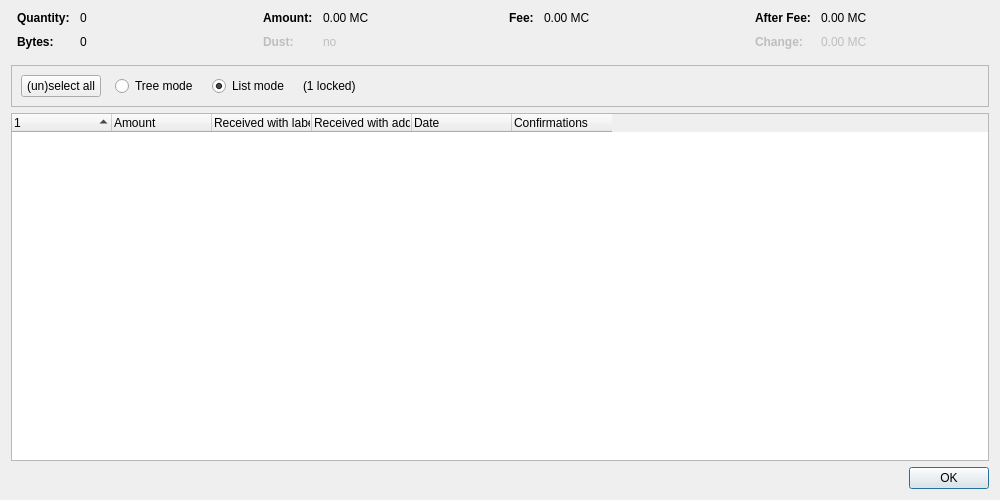
<?xml version="1.0" encoding="UTF-8"?>
<ui version="4.0">
 <class>CoinControlDialog</class>
 <widget class="QDialog" name="CoinControlDialog">
  <property name="geometry">
   <rect>
    <x>0</x>
    <y>0</y>
    <width>1000</width>
    <height>500</height>
   </rect>
  </property>
  <property name="windowTitle">
   <string>Coin Selection</string>
  </property>
  <layout class="QVBoxLayout" name="verticalLayout">
   <item>
    <layout class="QHBoxLayout" name="horizontalLayoutTop" stretch="0,0,0,0">
     <property name="topMargin">
      <number>0</number>
     </property>
     <property name="bottomMargin">
      <number>10</number>
     </property>
     <item>
      <layout class="QFormLayout" name="formLayoutCoinControl1">
       <property name="horizontalSpacing">
        <number>10</number>
       </property>
       <property name="verticalSpacing">
        <number>10</number>
       </property>
       <property name="leftMargin">
        <number>6</number>
       </property>
       <property name="rightMargin">
        <number>6</number>
       </property>
       <item row="0" column="0">
        <widget class="QLabel" name="labelCoinControlQuantityText">
         <property name="font">
          <font>
           <weight>75</weight>
           <bold>true</bold>
          </font>
         </property>
         <property name="text">
          <string>Quantity:</string>
         </property>
        </widget>
       </item>
       <item row="0" column="1">
        <widget class="QLabel" name="labelCoinControlQuantity">
         <property name="cursor">
          <cursorShape>IBeamCursor</cursorShape>
         </property>
         <property name="contextMenuPolicy">
          <enum>Qt::ActionsContextMenu</enum>
         </property>
         <property name="text">
          <string notr="true">0</string>
         </property>
         <property name="textInteractionFlags">
          <set>Qt::LinksAccessibleByMouse|Qt::TextSelectableByKeyboard|Qt::TextSelectableByMouse</set>
         </property>
        </widget>
       </item>
       <item row="1" column="0">
        <widget class="QLabel" name="labelCoinControlBytesText">
         <property name="font">
          <font>
           <weight>75</weight>
           <bold>true</bold>
          </font>
         </property>
         <property name="text">
          <string>Bytes:</string>
         </property>
        </widget>
       </item>
       <item row="1" column="1">
        <widget class="QLabel" name="labelCoinControlBytes">
         <property name="cursor">
          <cursorShape>IBeamCursor</cursorShape>
         </property>
         <property name="contextMenuPolicy">
          <enum>Qt::ActionsContextMenu</enum>
         </property>
         <property name="text">
          <string notr="true">0</string>
         </property>
         <property name="textInteractionFlags">
          <set>Qt::LinksAccessibleByMouse|Qt::TextSelectableByKeyboard|Qt::TextSelectableByMouse</set>
         </property>
        </widget>
       </item>
      </layout>
     </item>
     <item>
      <layout class="QFormLayout" name="formLayoutCoinControl2">
       <property name="horizontalSpacing">
        <number>10</number>
       </property>
       <property name="verticalSpacing">
        <number>10</number>
       </property>
       <property name="leftMargin">
        <number>6</number>
       </property>
       <property name="rightMargin">
        <number>6</number>
       </property>
       <item row="0" column="0">
        <widget class="QLabel" name="labelCoinControlAmountText">
         <property name="font">
          <font>
           <weight>75</weight>
           <bold>true</bold>
          </font>
         </property>
         <property name="text">
          <string>Amount:</string>
         </property>
        </widget>
       </item>
       <item row="0" column="1">
        <widget class="QLabel" name="labelCoinControlAmount">
         <property name="cursor">
          <cursorShape>IBeamCursor</cursorShape>
         </property>
         <property name="contextMenuPolicy">
          <enum>Qt::ActionsContextMenu</enum>
         </property>
         <property name="text">
          <string notr="true">0.00 MC</string>
         </property>
         <property name="textInteractionFlags">
          <set>Qt::LinksAccessibleByMouse|Qt::TextSelectableByKeyboard|Qt::TextSelectableByMouse</set>
         </property>
        </widget>
       </item>
       <item row="1" column="0">
        <widget class="QLabel" name="labelCoinControlLowOutputText">
         <property name="enabled">
          <bool>false</bool>
         </property>
         <property name="font">
          <font>
           <weight>75</weight>
           <bold>true</bold>
          </font>
         </property>
         <property name="text">
          <string>Dust:</string>
         </property>
        </widget>
       </item>
       <item row="1" column="1">
        <widget class="QLabel" name="labelCoinControlLowOutput">
         <property name="enabled">
          <bool>false</bool>
         </property>
         <property name="cursor">
          <cursorShape>IBeamCursor</cursorShape>
         </property>
         <property name="contextMenuPolicy">
          <enum>Qt::ActionsContextMenu</enum>
         </property>
         <property name="text">
          <string notr="true">no</string>
         </property>
         <property name="textInteractionFlags">
          <set>Qt::LinksAccessibleByMouse|Qt::TextSelectableByKeyboard|Qt::TextSelectableByMouse</set>
         </property>
        </widget>
       </item>
      </layout>
     </item>
     <item>
      <layout class="QFormLayout" name="formLayoutCoinControl3">
       <property name="horizontalSpacing">
        <number>10</number>
       </property>
       <property name="verticalSpacing">
        <number>10</number>
       </property>
       <property name="leftMargin">
        <number>6</number>
       </property>
       <property name="rightMargin">
        <number>6</number>
       </property>
       <item row="0" column="0">
        <widget class="QLabel" name="labelCoinControlFeeText">
         <property name="font">
          <font>
           <weight>75</weight>
           <bold>true</bold>
          </font>
         </property>
         <property name="text">
          <string>Fee:</string>
         </property>
        </widget>
       </item>
       <item row="0" column="1">
        <widget class="QLabel" name="labelCoinControlFee">
         <property name="cursor">
          <cursorShape>IBeamCursor</cursorShape>
         </property>
         <property name="contextMenuPolicy">
          <enum>Qt::ActionsContextMenu</enum>
         </property>
         <property name="text">
          <string notr="true">0.00 MC</string>
         </property>
         <property name="textInteractionFlags">
          <set>Qt::LinksAccessibleByMouse|Qt::TextSelectableByKeyboard|Qt::TextSelectableByMouse</set>
         </property>
        </widget>
       </item>
      </layout>
     </item>
     <item>
      <layout class="QFormLayout" name="formLayoutCoinControl4">
       <property name="horizontalSpacing">
        <number>10</number>
       </property>
       <property name="verticalSpacing">
        <number>10</number>
       </property>
       <property name="leftMargin">
        <number>6</number>
       </property>
       <property name="rightMargin">
        <number>6</number>
       </property>
       <item row="0" column="0">
        <widget class="QLabel" name="labelCoinControlAfterFeeText">
         <property name="font">
          <font>
           <weight>75</weight>
           <bold>true</bold>
          </font>
         </property>
         <property name="text">
          <string>After Fee:</string>
         </property>
        </widget>
       </item>
       <item row="0" column="1">
        <widget class="QLabel" name="labelCoinControlAfterFee">
         <property name="cursor">
          <cursorShape>IBeamCursor</cursorShape>
         </property>
         <property name="contextMenuPolicy">
          <enum>Qt::ActionsContextMenu</enum>
         </property>
         <property name="text">
          <string notr="true">0.00 MC</string>
         </property>
         <property name="textInteractionFlags">
          <set>Qt::LinksAccessibleByMouse|Qt::TextSelectableByKeyboard|Qt::TextSelectableByMouse</set>
         </property>
        </widget>
       </item>
       <item row="1" column="0">
        <widget class="QLabel" name="labelCoinControlChangeText">
         <property name="enabled">
          <bool>false</bool>
         </property>
         <property name="font">
          <font>
           <weight>75</weight>
           <bold>true</bold>
          </font>
         </property>
         <property name="text">
          <string>Change:</string>
         </property>
        </widget>
       </item>
       <item row="1" column="1">
        <widget class="QLabel" name="labelCoinControlChange">
         <property name="enabled">
          <bool>false</bool>
         </property>
         <property name="cursor">
          <cursorShape>IBeamCursor</cursorShape>
         </property>
         <property name="contextMenuPolicy">
          <enum>Qt::ActionsContextMenu</enum>
         </property>
         <property name="text">
          <string notr="true">0.00 MC</string>
         </property>
         <property name="textInteractionFlags">
          <set>Qt::LinksAccessibleByMouse|Qt::TextSelectableByKeyboard|Qt::TextSelectableByMouse</set>
         </property>
        </widget>
       </item>
      </layout>
     </item>
    </layout>
   </item>
   <item>
    <widget class="QFrame" name="frame">
     <property name="minimumSize">
      <size>
       <width>0</width>
       <height>40</height>
      </size>
     </property>
     <property name="frameShape">
      <enum>QFrame::StyledPanel</enum>
     </property>
     <property name="frameShadow">
      <enum>QFrame::Sunken</enum>
     </property>
     <layout class="QHBoxLayout" name="horizontalLayout">
      <item>
       <layout class="QHBoxLayout" name="horizontalLayoutPanel" stretch="0,0,0,0,0">
        <property name="spacing">
         <number>14</number>
        </property>
        <item>
         <widget class="QPushButton" name="pushButtonSelectAll">
          <property name="sizePolicy">
           <sizepolicy hsizetype="Maximum" vsizetype="Fixed">
            <horstretch>0</horstretch>
            <verstretch>0</verstretch>
           </sizepolicy>
          </property>
          <property name="text">
           <string>(un)select all</string>
          </property>
          <property name="autoDefault">
           <bool>false</bool>
          </property>
         </widget>
        </item>
        <item>
         <widget class="QRadioButton" name="radioTreeMode">
          <property name="sizePolicy">
           <sizepolicy hsizetype="Maximum" vsizetype="Fixed">
            <horstretch>0</horstretch>
            <verstretch>0</verstretch>
           </sizepolicy>
          </property>
          <property name="text">
           <string>Tree mode</string>
          </property>
         </widget>
        </item>
        <item>
         <widget class="QRadioButton" name="radioListMode">
          <property name="sizePolicy">
           <sizepolicy hsizetype="Maximum" vsizetype="Fixed">
            <horstretch>0</horstretch>
            <verstretch>0</verstretch>
           </sizepolicy>
          </property>
          <property name="text">
           <string>List mode</string>
          </property>
          <property name="checked">
           <bool>true</bool>
          </property>
         </widget>
        </item>
        <item>
         <widget class="QLabel" name="labelLocked">
          <property name="text">
           <string notr="true">(1 locked)</string>
          </property>
         </widget>
        </item>
        <item>
         <spacer name="horizontalSpacer">
          <property name="orientation">
           <enum>Qt::Horizontal</enum>
          </property>
          <property name="sizeHint" stdset="0">
           <size>
            <width>40</width>
            <height>20</height>
           </size>
          </property>
         </spacer>
        </item>
       </layout>
      </item>
     </layout>
    </widget>
   </item>
   <item>
    <widget class="CoinControlTreeWidget" name="treeWidget">
     <property name="contextMenuPolicy">
      <enum>Qt::CustomContextMenu</enum>
     </property>
     <property name="sortingEnabled">
      <bool>false</bool>
     </property>
     <property name="columnCount">
      <number>6</number>
     </property>
     <attribute name="headerShowSortIndicator" stdset="0">
      <bool>true</bool>
     </attribute>
     <attribute name="headerStretchLastSection">
      <bool>false</bool>
     </attribute>
     <column>
      <property name="text">
       <string/>
      </property>
     </column>
     <column>
      <property name="text">
       <string>Amount</string>
      </property>
     </column>
     <column>
      <property name="text">
       <string>Received with label</string>
      </property>
     </column>
     <column>
      <property name="text">
       <string>Received with address</string>
      </property>
     </column>
     <column>
      <property name="text">
       <string>Date</string>
      </property>
     </column>
     <column>
      <property name="text">
       <string>Confirmations</string>
      </property>
      <property name="toolTip">
       <string>Confirmed</string>
      </property>
     </column>
     <column>
      <property name="text">
       <string/>
      </property>
     </column>
     <column>
      <property name="text">
       <string/>
      </property>
     </column>
     <column>
      <property name="text">
       <string/>
      </property>
     </column>
     <column>
      <property name="text">
       <string/>
      </property>
     </column>
    </widget>
   </item>
   <item>
    <widget class="QDialogButtonBox" name="buttonBox">
     <property name="orientation">
      <enum>Qt::Horizontal</enum>
     </property>
     <property name="standardButtons">
      <set>QDialogButtonBox::Ok</set>
     </property>
    </widget>
   </item>
  </layout>
 </widget>
 <customwidgets>
  <customwidget>
   <class>CoinControlTreeWidget</class>
   <extends>QTreeWidget</extends>
   <header>qt/coincontroltreewidget.h</header>
  </customwidget>
 </customwidgets>
 <resources/>
 <connections/>
</ui>
